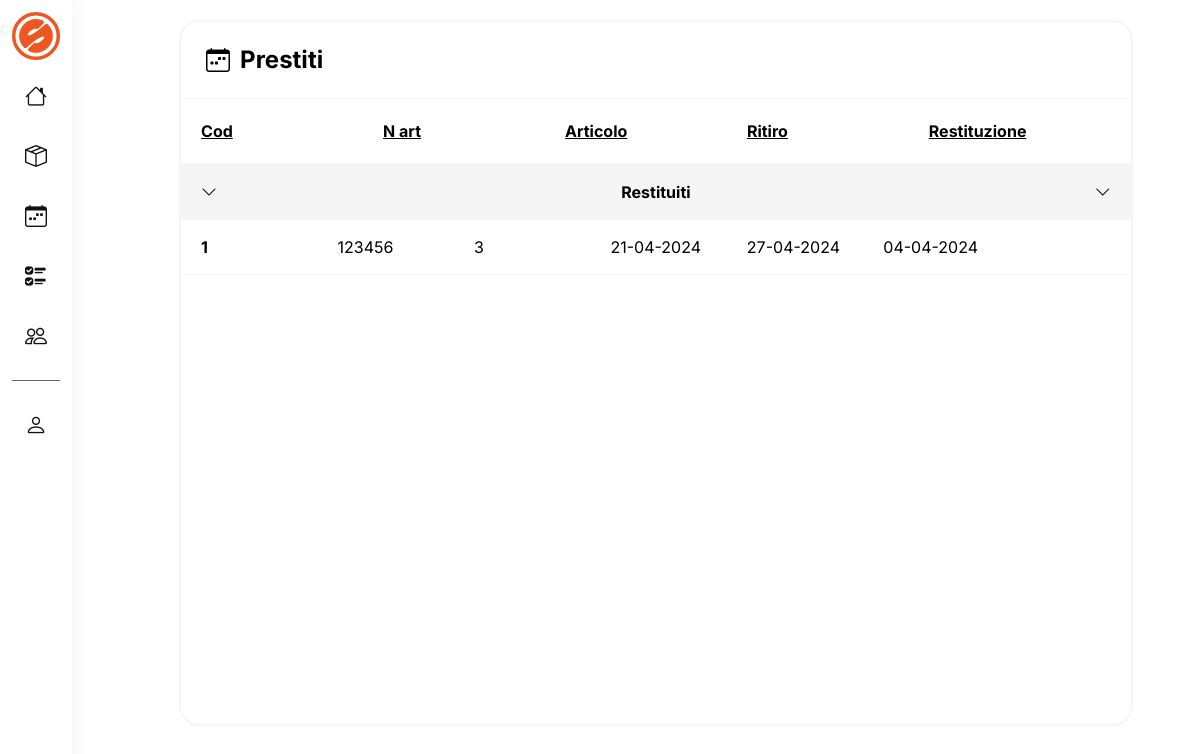
Page /php/prestiti-backend.php (signed in) on the committed database.
### tables this page shows
CREATE TABLE `prestiti` (
  `id_prestito` int(11) NOT NULL,
  `data_inizio_prestito` date NOT NULL,
  `data_restituzione` date NOT NULL,
  `data_scadenza_prestito` date NOT NULL,
  `fk_utente` int(11) NOT NULL,
  `fk_articolo` int(11) NOT NULL,
  `stato` set('non restituito','restituito') NOT NULL
);

CREATE TABLE `articoli` (
  `id_articolo` int(11) NOT NULL,
  `numero_inventario` varchar(11) NOT NULL,
  `stato` set('disponibile','guasto','in prestito','prenotato') NOT NULL,
  `fk_categoria` int(11) NOT NULL,
  `fk_centro` int(11) NOT NULL,
  `nome` varchar(30) NOT NULL,
  `colore` varchar(20) NOT NULL,
  `img` varchar(100) NOT NULL,
  `descrizione` varchar(300) NOT NULL
);

CREATE TABLE `utenti` (
  `id_utente` int(20) NOT NULL,
  `nome` varchar(30) NOT NULL,
  `cognome` varchar(30) NOT NULL,
  `indirizzo` varchar(30) NOT NULL,
  `fk_città` int(10) NOT NULL,
  `email` varchar(30) NOT NULL,
  `passmd5` varchar(500) NOT NULL,
  `tipologia_utente` set('cliente','operatore','admin') NOT NULL,
  `img` varchar(150) NOT NULL
);

### php/prestiti-backend.php (the view, shortened to what this page needs)
<html>
    <head>
        <link rel="stylesheet" type="text/css" href="../css/backend.css">
        <link rel="stylesheet" type="text/css" href="../css/general.css">
        <link rel="stylesheet" type="text/css" href="../css/articoli-backend.css">
    </head>
    <body>
        <nav>
            <ul>
                <li class="logo">
                    <a href="./backend.php">
                        <img src="../img/logo/favicon.svg">
                    </a>
                </li>
                <li>
                    <a href="./backend.php">
                        <i class="bi bi-house"></i>
                    </a>
                </li>
                <li>
                    <a href="./articoli-backend.php">
                        <i class="bi bi-box-seam"></i>
                    </a>
                </li>
                <li>
                    <a href="./prenotazioni-backend.php">
                        <i class="bi bi-calendar-week"></i>
                    </a>
                </li>
                <li>
                    <a href="./prestiti-backend.php">
                        <i class="bi bi-ui-checks"></i>
                    </a>
                </li>
                <?php
                    if ($_SESSION['user_type'] === 'admin') {
                        echo '<li>
                                <a href="./utenti-backend.php">
                                    <i class="bi bi-people"></i>
                                    <span>Utenti</span>
                                </a>
                            </li>';
                    }
                ?>
                <li>
                    <a href="./user.php">
                        <i class="bi bi-person"></i>
                    </a>
                </li>
            </ul>
        </nav>
        <p>ciao</p>
        <section>
            <div class="col-art-back">
                <div class="row-art-back">
                    <div class="box">
                        <div class="box-title art">
                                <i class="bi bi-calendar-week icon-title"></i>
                                <h1>Prestiti</h1>
                        </div>
                        <div class="line"></div>
                        <div class="box-data top-tab">
                            <p><u><strong>Cod</strong></u></p>
                            <p><u><strong>N art</strong></u></p>
                            <p><u><strong>Articolo</strong></u></p>
                            <p><u><strong>Ritiro</strong></u></p>
                            <p><u><strong>Restituzione</strong></u></p>
                        </div>
                        <div class="scrollable-section">
                            <?php
                                require_once './db.php';
                                if (isset($_SESSION['user_id'])) {
                                    $idutente = $_SESSION['user_id'];
                                    $sql = "SELECT prestiti.* FROM prestiti
                                            JOIN articoli ON prestiti.fk_articolo = articoli.id_articolo";
                                    $sql .= " ORDER BY FIELD(prestiti.stato, 'non restituito', 'restituito'), prestiti.data_inizio_prestito";
                                    $stmt = $conn->prepare($sql);
                                    $executeResult = $stmt->execute();
                                    $result = $stmt->get_result();
                                    $printedEffettuatiHeaderpres = false;
                                    if ($result->num_rows > 0) {
                                        while ($row = $result->fetch_assoc()) {
                                            $idprestito = $row['id_prestito'];
                                            $fk_articolo = $row['fk_articolo'];
                                            $dataritiro_format = DateTime::createFromFormat('Y-m-d', $row['data_inizio_prestito']);
                                            $dataritiro_format = $dataritiro_format -> format('d-m-Y');
                                            $datascadenza_format = DateTime::createFromFormat('Y-m-d', $row['data_scadenza_prestito']);
                                            $datascadenza_format = $datascadenza_format -> format('d-m-Y');
                                            $datarestituzione = $row['data_restituzione'];
                                            $datarestituzione_format = DateTime::createFromFormat('Y-m-d', $row['data_restituzione']);
                                            $datarestituzione_format = $datarestituzione_format -> format('d-m-Y');
                                            $statoprestito = $row['stato'];
                                            $sql = "SELECT * FROM articoli WHERE id_articolo = ?";
                                            $stmt = $conn->prepare($sql);
                                            $bindResult = $stmt->bind_param("i", $fk_articolo);
                                            $executeResult = $stmt->execute();
                                            $resultArticolo = $stmt->get_result();
                                            $rowArticolo = $resultArticolo->fetch_assoc();
                                            $sqlutente = "SELECT * FROM utenti WHERE id_utente = ?";
                                            $stmtutente = $conn->prepare($sqlutente);
                                            $bindResult = $stmtutente->bind_param("i", $idutente);
                                            $executeResult = $stmtutente->execute();
                                            $resultutente = $stmtutente->get_result();
                                            $rowutente = $resultutente->fetch_assoc();
                                            if ($statoprestito == 'restituito' && !$printedEffettuatiHeaderpres) {
                                                echo '<div class="braker">
                                                        <i class="bi bi-chevron-down"></i>
                                                        <p><strong>Restituiti</strong></p>
                                                        <i class="bi bi-chevron-down"></i>
                                                    </div>';
                                                $printedEffettuatiHeaderpres = true;
                                            }
                                            echo '<div class="box-data">
                                                    <div class="articolo">
                                                        <p><strong>'.$idprestito.'</strong></p>
                                                        <p>'.$rowArticolo['numero_inventario'].'</p>
                                                        <p>'.$rowutente['id_utente'].'</p>
                                                        <p>'.$dataritiro_format.'</p>
                                                        <p>'.$datascadenza_format.'</p>';
                                                        if ($datarestituzione != '0000-00-00') {
                                                            echo '<p>'.$datarestituzione_format.'</p>';
                                                        }else{
                                                            echo '<p class="trash">'.ucfirst($statoprestito).'</p>';
                                                        }
                                            echo '  </div>';
                                                echo '</div>
                                                    <div class="line"></div>';
                                        }
                                    } else {
                                        echo "<div class='no-data'><strong><p>Nessun prestito effettuato</p></strong></div>";
                                    }
                                } else {
                                    header('Location: login.php');
                                }
                            ?>
                        </div>
                    </div>
                </div>
            </div>
        </section>
    </body>
</html>

### css/backend.css (style rules this page uses)
*, *:after, *:before { box-sizing: border-box; }
body { font-family: "Inter", sans-serif; line-height: 1.5; height: 100vh; width: 100vw; display: flex; flex-direction: row; align-items: start; justify-content: start; background-color: #ffffff; }
ul { height: 100vh; list-style: none; margin: 0; padding: 0; margin-left: auto; margin-right: auto; background: rgb(255, 255, 255); background: linear-gradient(180deg, rgba(255, 255, 255, 1) -15%, rgba(255, 255, 255, 0) 130%); backdrop-filter: blur(20px); display: flex; flex-direction: column; padding: .75rem; box-shadow: 0px 0px 20px rgba(0, 0, 0, 0.06); }
li:nth-child(7) { margin-top: 1.25rem; padding-top: 1.25rem; border-top: 1px solid #686868; }
li+li { margin-top: .75rem; }
nav { position: fixed; }
.box { display: flex; flex-direction: column; align-items: center; justify-content: start; width: 100%; height: auto; border: 2px solid #f5f5f5; border-radius: 20px; height: 100%; }
.box-title { display: flex; justify-content: space-between; align-items: center; flex-direction: row; width: calc(100% - 50px); margin: 20px; }
.box-title h1 { font-size: 24px; margin: 0; }
.line { height: 1px; background-color: #f5f5f5; width: 100%; }
.articolo { display: flex; flex-direction: row; justify-content: space-between; align-items: center; width: 90%; margin: 15px 0; }
.box-data { display: flex; flex-direction: row; justify-content: space-between; align-items: start; width: calc(100% - 40px); margin: 0 20px; height: auto; }
.articolo p { margin: 0; }
.box-data p { width: 100%; margin: 0; }

### css/general.css (style rules this page uses)
html, body { margin: 0px; font-family: "Inter"; }

### css/articoli-backend.css (style rules this page uses)
.art { justify-content: start; }
.icon-title { margin-right: 10px; font-size: 24px; }
.box-data { display: flex; flex-direction: row; justify-content: space-between; align-items: start; width: calc(100% - 40px); margin: 0 20px; height: auto; }
.articolo p { margin: 0; }
.box-data p { width: 100%; margin: 0; }
.top-tab { margin: 20px 20px; display: flex; flex-direction: row; justify-content: space-between; align-items: center; }
.box { height: auto; }
.articolo { display: flex; flex-direction: row; justify-content: space-between; align-items: center; width: 90%; margin: 15px 0; }
.row-art-back { display: flex; flex-direction: row; align-items: center; justify-content: center; width: 90%; height: auto; padding: 20px; }
.col-art-back { position: fixed; display: flex; flex-direction: column; align-items: center; justify-content: start; width: 92vw; height: auto; margin-left: 4.52rem; }
.scrollable-section { overflow-y: auto; height: 70vh; width: 100%; }
.braker { display: flex; justify-content: space-between; align-items: center; background-color: #f5f5f5; width: 100%; padding: 0 20px; height: auto; }

### rows in the picture
prestiti: stato "restituito" (drawn), id_prestito "1", fk_articolo.numero_inventario "123456", fk_utente.id_utente "3", data_inizio_prestito "21-04-2024", data_scadenza_prestito "27-04-2024", data_restituzione "04-04-2024"
